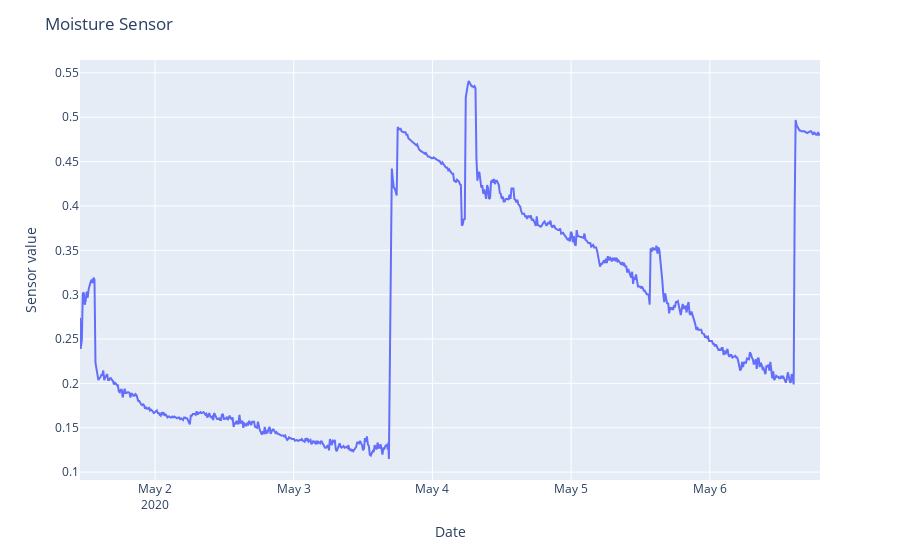
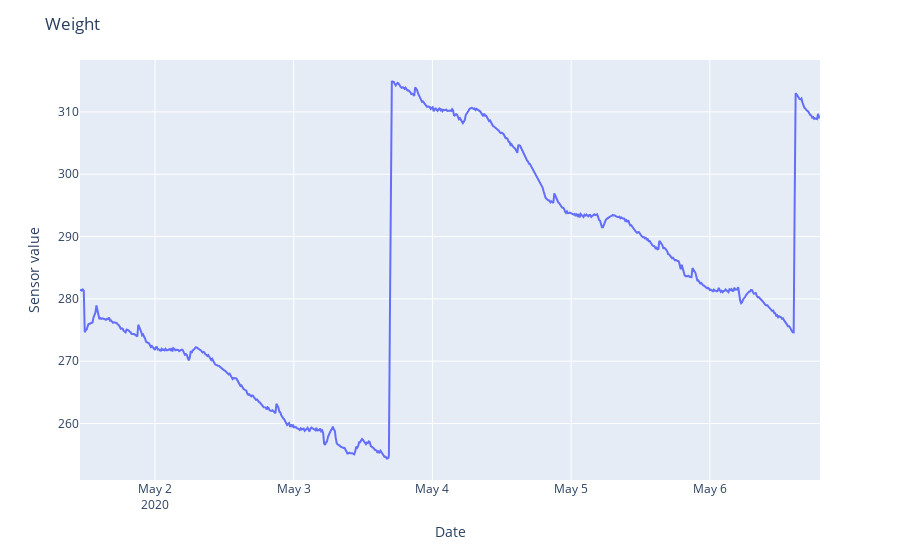

Write notebook code for charts like these, in order.
### Code cell
show_data('moisture','Moisture Sensor')
show_data('weigth','Weight')

### Figure 1 — Plotly figure (JSON) as saved in the notebook; plotly's stock layout.template omitted (floating-point values rounded to 4 significant figures; data arrays with more than 128 entries replaced by an {"elided": "..."} marker saying what was removed)
{"data": [{"hovertemplate": "when=%{x}<br>value=%{y}<extra></extra>", "legendgroup": "", "line": {"color": "#636efa", "dash": "solid"}, "mode": "lines", "name": "", "showlegend": false, "type": "scatter", "x": {"elided": "770 str values"}, "xaxis": "x", "y": {"elided": "770 float values"}, "yaxis": "y"}], "layout": {"legend": {"tracegroupgap": 0}, "margin": {"t": 60}, "title": {"text": "Moisture Sensor"}, "xaxis": {"anchor": "y", "domain": [0, 1], "title": {"text": "Date"}}, "yaxis": {"anchor": "x", "domain": [0, 1], "title": {"text": "Sensor value"}}}}

### Figure 2 — Plotly figure (JSON) as saved in the notebook; plotly's stock layout.template omitted (floating-point values rounded to 4 significant figures; data arrays with more than 128 entries replaced by an {"elided": "..."} marker saying what was removed)
{"data": [{"hovertemplate": "when=%{x}<br>value=%{y}<extra></extra>", "legendgroup": "", "line": {"color": "#636efa", "dash": "solid"}, "mode": "lines", "name": "", "showlegend": false, "type": "scatter", "x": {"elided": "770 str values"}, "xaxis": "x", "y": {"elided": "770 float values"}, "yaxis": "y"}], "layout": {"legend": {"tracegroupgap": 0}, "margin": {"t": 60}, "title": {"text": "Weight"}, "xaxis": {"anchor": "y", "domain": [0, 1], "title": {"text": "Date"}}, "yaxis": {"anchor": "x", "domain": [0, 1], "title": {"text": "Sensor value"}}}}
